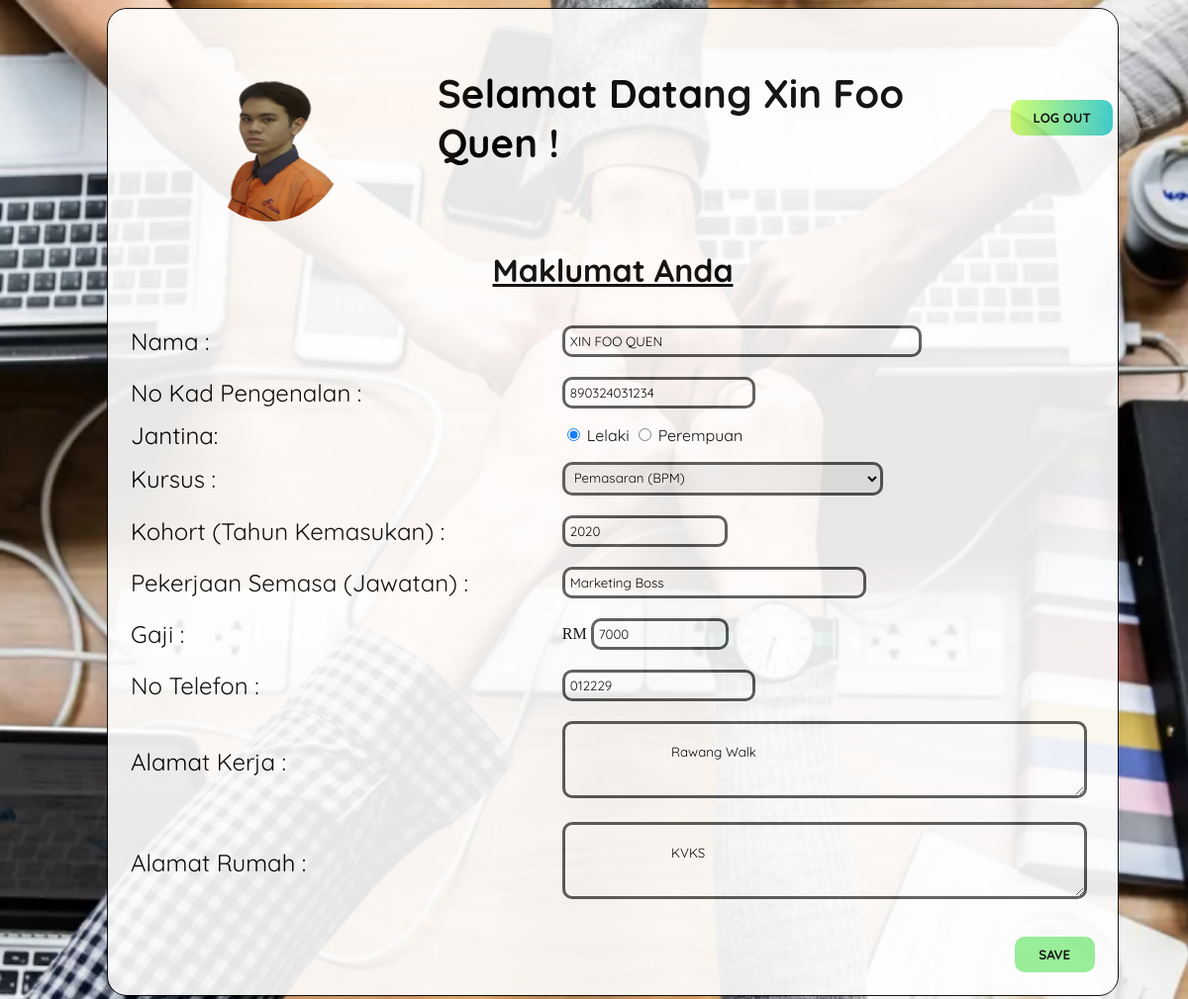
The page /editbekerja.php (signed in) on the database its author committed.
### tables this page shows
CREATE TABLE `bekerja` (
  `ID` int(255) NOT NULL,
  `pfp` varchar(255) NOT NULL,
  `nama` varchar(1000) NOT NULL,
  `noIc` varchar(20) NOT NULL,
  `jantina` varchar(10) NOT NULL,
  `kursus` varchar(255) NOT NULL,
  `kohort` int(4) NOT NULL,
  `kerja` varchar(1000) NOT NULL,
  `gaji` int(8) NOT NULL,
  `notel` varchar(20) NOT NULL,
  `alamatrumah` varchar(200) NOT NULL,
  `alamatkerja` varchar(200) NOT NULL
);

### editbekerja.php (the view, shortened to what this page needs)
<?php
include('config.php');
$noIc = $_SESSION['noIc'];
$query = mysqli_query($connect, "SELECT * FROM bekerja WHERE noIc = '$noIc'");
$fetch = mysqli_fetch_array($query);
?>
<!DOCTYPE html>
<html>
<head>
    <link rel="stylesheet"  href="style.css">
</head>
<body class="bgmp">
    <div class="tbmp">
    <form method="post" enctype="multipart/form-data">
        <table cellspacing="0" cellpadding="5">
            <tr>
                <td class="pfpmp">
                     <div class="form-group text-center" style="position: relative; margin-top: 30px" >
                            <span class="img-div">
                            <img src="<?php echo isset($fetch["pfp"]) ? 'profile/'.$fetch["pfp"] : 'pic/defaultpfp.png'; ?>" onClick="triggerClick()" id="profileDisplay">
                            </span>
                        </div>
                </td>
                <td class="welcomemp">
                    <h1>Selamat Datang <?php echo isset($fetch["nama"]) ? $fetch["nama"] : ''; ?></a> ! </h1>
                </td>
                <td class="logout">
                <button class="logoutbtn"><b><a href="logout.php" style="color: black;  text-decoration: none;">LOG OUT</a></b></button>
                </td>
            </tr>
            <table width="100%">
                <tr>
                    <td class="titlemp">
                        <h1><u>Maklumat Anda</u></h1>
                    </td>
                </tr>
                <table width="100%">
                        <tr>
                            <td>
                                <label for="nama" class="inputtext">Nama : </label>
                            </td>
                            <td>
                                <input type="text" id="nama" name="nama" class="inputnama" value="<?php echo isset($fetch["nama"]) ? $fetch["nama"] : ''; ?>" required>
                            </td>
                        </tr>
                        <tr>
                            <td>
                                <label for="nama" class="inputtext">No Kad Pengenalan : </label>
                            </td>
                            <td>
                                <input type="text" id="noIc" name="noIc" class="inputnotel" value="<?php echo isset($fetch["noIc"]) ? $fetch["noIc"] : ''; ?>" required>
                            </td>
                        </tr>
                        <tr>
                    <td>
                      <label for ="jantina" class="inputtext">Jantina: </label>
                    </td>
                    <td>
                                <input class="radio" type="radio" id="lelaki" name="jantina" value="Lelaki"<?php echo ($fetch['jantina'] == 'Lelaki') ? 'checked' : ''; ?> class="inputjantina">
                                <label for="lelaki" class="inputjantina">Lelaki</label>
                                <input type="radio" id="perempuan" name="jantina" value="Perempuan"<?php echo ($fetch['jantina'] == 'Perempuan') ? 'checked' : ''; ?> class="inputjantina">
                                <label for="perempuan" class="inputjantina">Perempuan</label>
                            </td>
                </tr>
                <tr>
                    <td>
                      <label for ="kursus"  class="inputtext" >Kursus : </label>
                    </td>
                    <td>
                    <select id ="kursus" name = "kursus" class="inputkursus">
                    <option value="<?php echo isset($fetch["kursus"]) ? $fetch["kursus"] : ''; ?>" selected>
                <?php echo isset($fetch["kursus"]) ? $fetch["kursus"] : 'Sila pilih kursus anda.'; ?>
<option value="" disabled > - Kolej Vokasional Kuala Selangor -</option>
</select>
                    </td>
                </tr>
                <tr>
                    <td>
                      <label for ="kohort" class="inputtext">Kohort (Tahun Kemasukan) : </label>
                    </td>
                    <td>
                        <input type="int" id="kohort" name="kohort" class="inputkohort"  value="<?php echo isset($fetch["kohort"]) ? $fetch["kohort"] : ''; ?>" required>
                    </td>
                </tr>
                <tr>
                    <td>
                      <label for ="kerja" class="inputtext">Pekerjaan Semasa (Jawatan) : </label>
                    </td>
                    <td>
                        <input type="text" id="kerja" name="kerja" class="inputkerjasemasa"  value="<?php echo isset($fetch["kerja"]) ? $fetch["kerja"] : ''; ?>" required>
                    </td>
                </tr>
                <tr>
                    <td>
                      <label for ="kerja" class="inputtext">Gaji : </label>
                    </td>
                    <td>
                           RM <input type="int" id="gaji" name="gaji" class="inputgaji"  value="<?php echo isset($fetch["gaji"]) ? $fetch["gaji"] : ''; ?>" required>
                    </td>
                </tr>
                <tr>
                    <td>
                      <label for ="notel" class="inputtext">No Telefon : </label>
                    </td>
                    <td>
                        <input type="text" id="notel" name="notel" class="inputnotel"  value="<?php echo isset($fetch["notel"]) ? $fetch["notel"] : ''; ?>" required>
                    </td>
                </tr>
                <tr>
                    <td>
                      <label for ="alamatkerja" class="inputtext" >Alamat Kerja :  </label>
                    </td>
                    <td>
                        <textarea type="text" id="alamatkerja" name="alamatkerja" class="inputalamatkerja"  required>
                        <?php echo isset($fetch["alamatkerja"]) ? $fetch["alamatkerja"] : ''; ?>
                        </textarea>
                    </td>
                </tr>
                <tr>
                    <td>
                      <label for ="alamatrumah" class="inputtext">Alamat Rumah :  </label>
                    </td>
                    <td>
                        <textarea type="text" id="alamatrumah" name="alamatrumah"  class="inputalamatrumah" required>
                        <?php echo isset($fetch["alamatrumah"]) ? $fetch["alamatrumah"] : ''; ?>
                        </textarea>
                    </td>
                </tr>
                <table style="width: 100%;">
                <tr>
                <td colspan="8">
        <button class="buttonsave" name="submit" type="submit"><b>SAVE</b></button>
    </td>
                </tr>
    </table>
                    </form>
    </div>
</body>
</html>

### style.css (style rules this page uses)
.bgmp { background-image: url(pic/work.webp); background-repeat: no-repeat; background-position: center; background-size: cover; width: 100%; }
.tbmp { opacity: .9; width: 85%; background-color: white; border: 1px solid black; border-radius: 20px; margin: center; margin-left: 100px; }
.pfpmp { width: 37%; }
.logout { width: 40%; }
.logoutbtn { font-family: Quicksand, sans-serif; background : linear-gradient(to right, #ccff66, #33cccc); border: none; border-radius: 10px; padding: 10px 20px; text-align: center; margin-right: 35px; width: 100%; }
.welcomemp { font-family: Quicksand, sans-serif; width: 200%; font-size: 20px; }
.titlemp { font-family: 'Quicksand', sans-serif; text-align: center; font-size: 100%; margin-left: 250px }
.inputnama { font-family: Quicksand, sans-serif; width: 65%; border-radius: 10px; border: 3px solid #555; padding: 5px; margin: 8px 0; box-sizing: border-box; text-transform: uppercase; }
.inputkursus { font-family: Quicksand, sans-serif; width: 58%; border-radius: 10px; border: 3px solid #555; padding: 5px; margin: 8px 0; box-sizing: border-box; }
.inputkohort { font-family: Quicksand, sans-serif; width: 30%; border-radius: 10px; border: 3px solid #555; padding: 5px; margin: 8px 0; box-sizing: border-box; }
.inputkerjasemasa { font-family: Quicksand, sans-serif; width: 55%; border-radius: 10px; border: 3px solid #555; padding: 5px; margin: 8px 0; box-sizing: border-box; }
.inputgaji { font-family: Quicksand, sans-serif; width: 25%; border-radius: 10px; border: 3px solid #555; padding: 5px; margin: 8px 0; box-sizing: border-box; }
.inputnotel { font-family: Quicksand, sans-serif; width: 35%; border-radius: 10px; border: 3px solid #555; padding: 5px; margin: 8px 0; box-sizing: border-box; }
.inputalamatkerja { font-family: Quicksand, sans-serif; width: 95%; border-radius: 10px; padding: 20px; border: 3px solid #555; margin: 8px 0; box-sizing: border-box; }
.inputalamatrumah { font-family: Quicksand, sans-serif; width: 95%; border-radius: 10px; padding: 20px; border: 3px solid #555; margin: 8px 0; box-sizing: border-box; }
.inputtext { border-radius: 20px; font-family: Quicksand, sans-serif; font-size: 150%; padding: 20px; width: 40%; }
.inputjantina { font-family: Quicksand, sans-serif; }
.buttonsave { background: lightgreen; font-family: Quicksand, sans-serif; color: #fff; border: none; border-radius: 10px; padding: 10px 10px; text-align: center; width: 8%; margin: 20px; margin-left: 90%; color: black; }

### editbekerja.php (style rules this page uses)
#profileDisplay { display: block; height: 180px; width: 50%; margin: 0px auto; border-radius: 50%; }

### rows shown on the page
bekerja: pfp (picture), nama "Xin Foo Quen", noIc "890324031234", jantina "☑ Lelaki", jantina "☐ Perempuan", kursus "Pemasaran (BPM)", kohort "2020", kerja "Marketing Boss", gaji "7000", notel "012229", alamatkerja "Rawang Walk", alamatrumah "KVKS"
